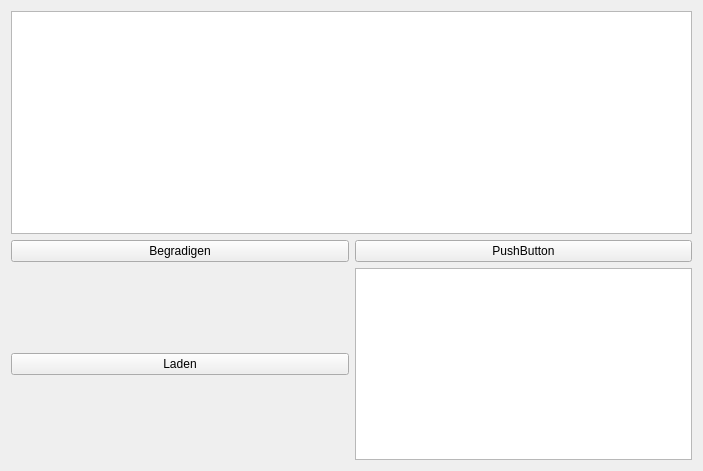
<?xml version="1.0" encoding="UTF-8"?>
<ui version="4.0">
 <class>Form</class>
 <widget class="QWidget" name="Form">
  <property name="geometry">
   <rect>
    <x>0</x>
    <y>0</y>
    <width>703</width>
    <height>471</height>
   </rect>
  </property>
  <property name="windowTitle">
   <string>Form</string>
  </property>
  <layout class="QVBoxLayout" name="verticalLayout">
   <item>
    <layout class="QHBoxLayout" name="horizontalLayout">
     <item>
      <layout class="QVBoxLayout" name="Container"/>
     </item>
     <item>
      <widget class="QListWidget" name="listWidget"/>
     </item>
    </layout>
   </item>
   <item>
    <layout class="QGridLayout" name="gridLayout">
     <item row="0" column="0">
      <widget class="QPushButton" name="pushButtonBegradigen">
       <property name="text">
        <string>Begradigen</string>
       </property>
      </widget>
     </item>
     <item row="0" column="1">
      <widget class="QPushButton" name="pushButton_2">
       <property name="text">
        <string>PushButton</string>
       </property>
      </widget>
     </item>
     <item row="1" column="0">
      <widget class="QPushButton" name="pushButtonLaden">
       <property name="text">
        <string>Laden</string>
       </property>
      </widget>
     </item>
     <item row="1" column="1">
      <widget class="QTextEdit" name="textEditCount">
       <property name="sizePolicy">
        <sizepolicy hsizetype="Minimum" vsizetype="Minimum">
         <horstretch>0</horstretch>
         <verstretch>0</verstretch>
        </sizepolicy>
       </property>
      </widget>
     </item>
    </layout>
   </item>
  </layout>
 </widget>
 <resources/>
 <connections/>
</ui>
